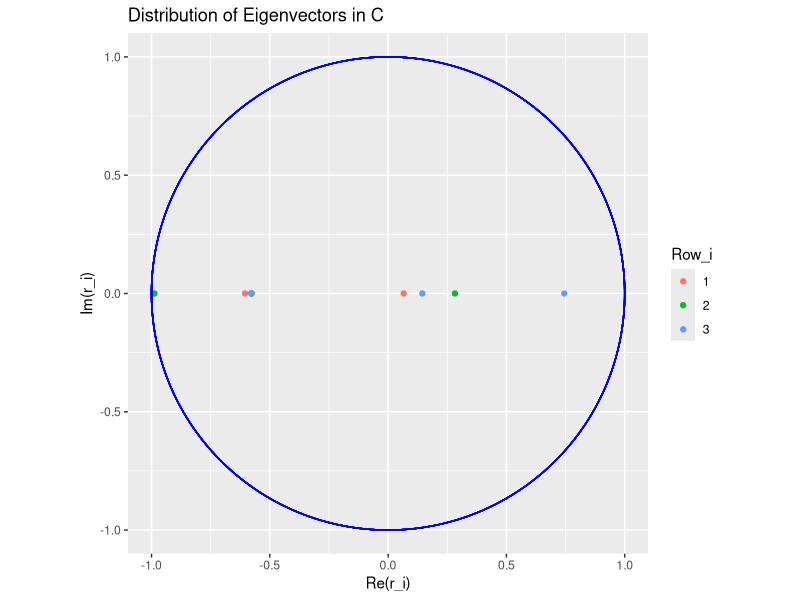
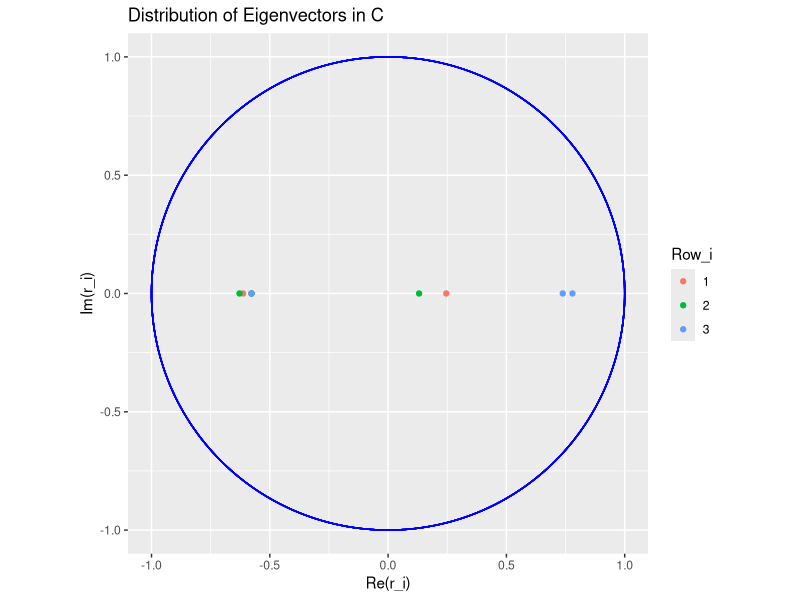
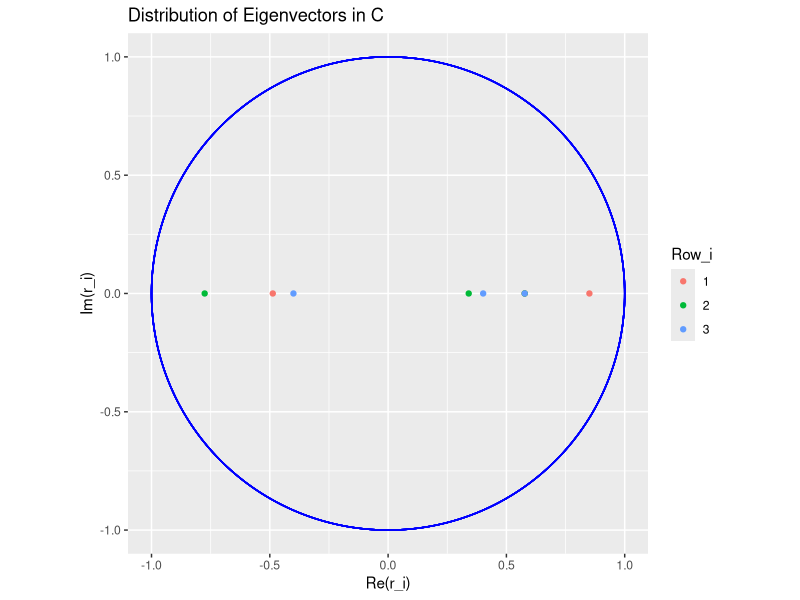
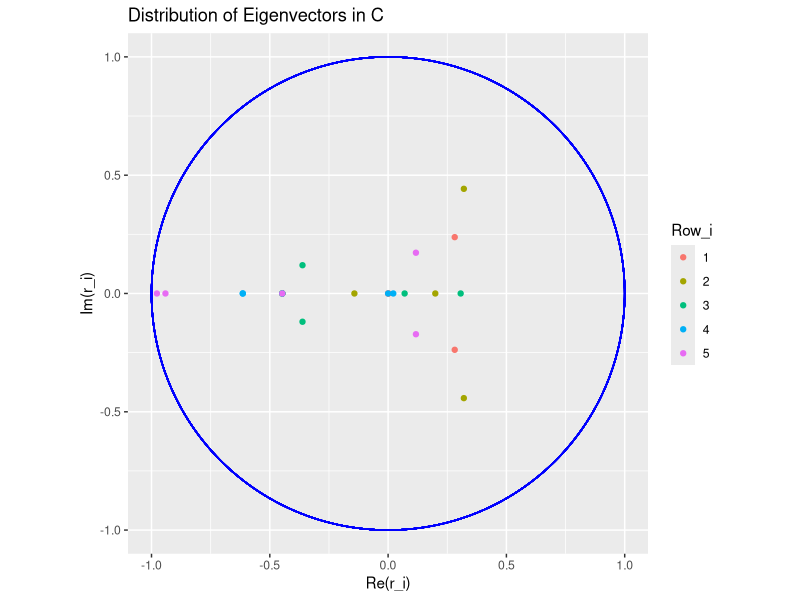
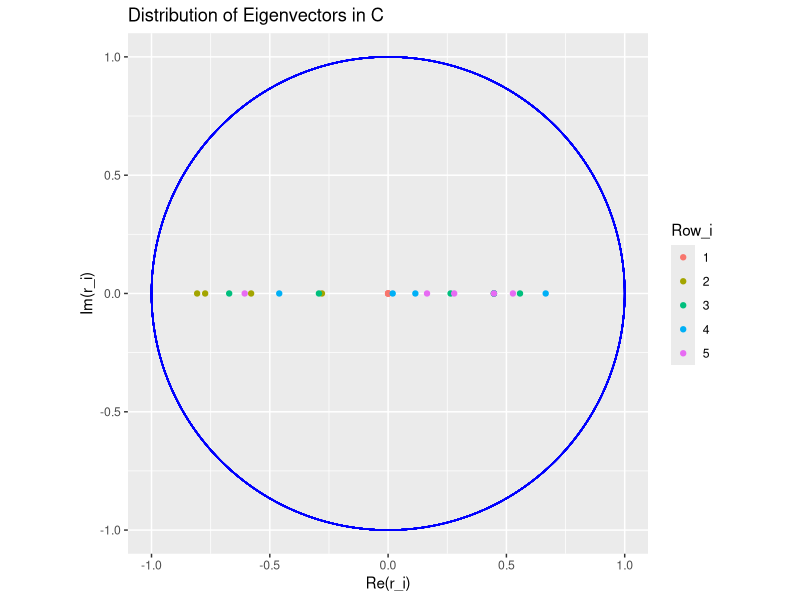
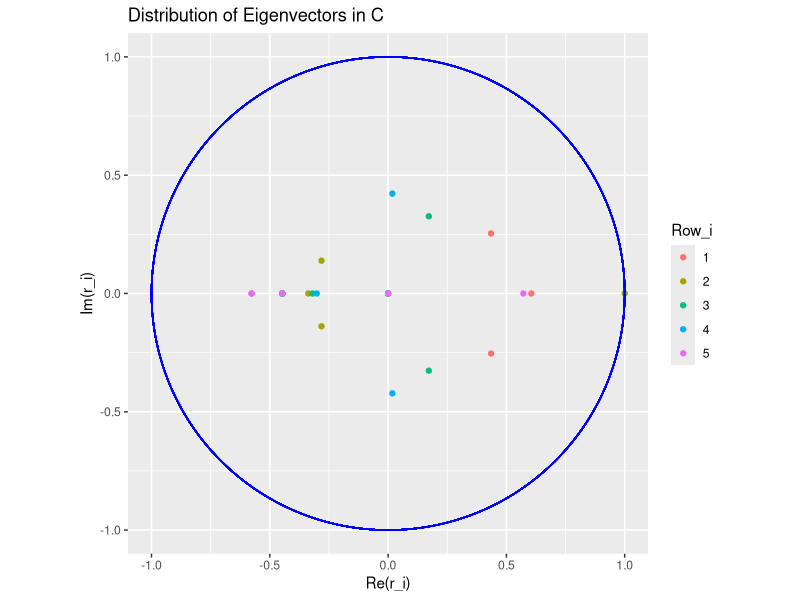

Reproduce these figures in R, in order. (Note: this script raises an error after producing the figures.)
## ---- chunk 1
knitr::opts_chunk$set(echo = TRUE, eval = TRUE, fig.align = "center", 
                      message = FALSE, warning = FALSE)
library(tidyverse)
library(knitr)
library(patchwork)
library(ggfortify)
library(matrixcalc)
library(zeallot)
col_str <- "blue"
## ---- chunk 2
# generates rows of size P which are valid probability distributions
r_sparse <- function(M,p){
  prob <- runif(M,0,1)
  num_zeros <- rbinom(1,M,p)
  choices <- sample(1:M, num_zeros)
  prob[choices] <- 0
  prob/sum(prob) # return normalized random row vector
}
## ---- chunk 3
# initialize random P
rand_M <- function(M,p,row_fxn){
  P <- matrix(rep(NA, M * M), ncol = M)  # create transition matrix
  for(i in 1:M){P[i,] = row_fxn(M,p)}
  #print(P)
  P
}
## ---- chunk 4
eigen_frame <- function(P){
  #print(P)
  M <- length(P[1,])
  eigenvectors <- data.frame(eigen(P)[2])
  complex <- matrix(rep(NA,3*M*M), ncol = 3) # set 3 to hold (re,im) pair and whose row it belongs to
  colnames(complex) <- c("Re","Im","row_i")
  for(i in 1:M){
    for(j in 1:M){
      curr <- eigenvectors[i,j]
      complex[ M*(i-1) + j, ] <- c(round(Re(curr),5),round(Im(curr),5),i) 
    }
  }
  data.frame(complex)
}
## ---- chunk 5
eigen_plot <- function(P){
  r <- 1
  ep <- 0.5
  eigen_frame_P <- eigen_frame(P)
  print(eigen_frame_P)
  print(P)
  
  ggplot(eigen_frame_P) + 
    geom_point(aes(x = Re, y = Im, color = factor(row_i))) + 
    labs(x = "Re", y = "Im", title = "Distribution of Eigenvectors in C") +
    xlim(-(r+ep),r+ep) + ylim(-r,r) +
    ggforce::geom_circle(aes(x0=0,y0=0,r=r), color = "blue") +
    scale_color_discrete(name = "Row_i") +
    scale_x_continuous(name = "Re(r_i)") +
    scale_y_continuous(name = "Im(r_i)") +
    coord_fixed(ratio = 1)
}
## ---- chunk 6
M <- 6 # number of states
p <- 0.5
P <- rand_M(M,p,r_sparse) # initialize P
eigen_df <- eigen_frame(P)
#eigen_plot(P)
## ---- chunk 7
M_vec <- c(3,5,10)
p_vec <- c(0.1,0.5,0.6)
c(M1,M2,M3) %<-% M_vec
c(p1,p2,p3) %<-% p_vec
P_vec1 <- matrix(c(rand_M(M1,p1,r_sparse),
                  rand_M(M1,p1,r_sparse),
                  rand_M(M1,p1,r_sparse)),
                nrow = M_vec[1])
P_vec2 <- matrix(c(rand_M(M2,p2,r_sparse),
                  rand_M(M2,p2,r_sparse),
                  rand_M(M2,p2,r_sparse)),
                nrow = M_vec[2])
P_vec3 <- matrix(c(rand_M(M3,p3,r_sparse),
                  rand_M(M3,p3,r_sparse),
                  rand_M(M3,p3,r_sparse)),
                nrow = M_vec[3])
## ---- chunk 8
eigen_plot(P_vec1[,1:M1 + 0*M1])
## ---- chunk 9
eigen_plot(P_vec1[,1:M1 + 1*M1])
## ---- chunk 10
eigen_plot(P_vec1[,1:M1 + 2*M1])
## ---- chunk 11
eigen_plot(P_vec2[,1:M2 + 0*M2])
## ---- chunk 12
eigen_plot(P_vec2[,1:M2 + 1*M2])
## ---- chunk 13
eigen_plot(P_vec2[,1:M2 + 2*M2])
## ---- chunk 14
eigen_plot(P_vec3[,1:M3 + 0*M3])
## ---- chunk 15
eigen_plot(P_vec3[,1:M3 + 1*M3])
## ---- chunk 16
eigen_plot(P_vec3[,1:M3 + 2*M3])
